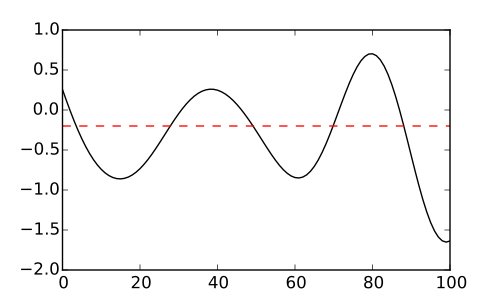

Source code (Python):
from matplotlib import pyplot
import rft1d
np.random.seed(3)
y = rft1d.randn1d(1, 101, 20.0, pad=True)
pyplot.figure(figsize=(5,3))
pyplot.plot(y, 'k')
pyplot.plot([0,100], [-0.2]*2, 'r--')
